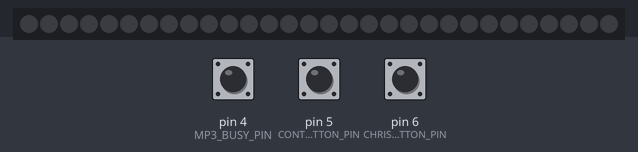
This sketch was run on a simulated Arduino Uno, built with avr-gcc and run on an emulated ATmega328P. Parts: 30 RGB LEDs in strip order, left to right. The test bench sets the inputs (shaded band); at power-on: pin 5 (CONTROL_BUTTON_PIN) HIGH, pin 6 (CHRISTMAS_BUTTON_PIN) HIGH, pin 4 (MP3_BUSY_PIN) HIGH. The local clock reads 2024-03-15 10:24:30 at power-on unless the sketch sets it; the audio player accepts every command and is not drawn.

Above: at 1.2 s.
1.3 s: pin 5 (CONTROL_BUTTON_PIN) pulled LOW for 0.15 s
2.0 s: pin 6 (CHRISTMAS_BUTTON_PIN) pulled LOW for 1 s
At 2.7 s:
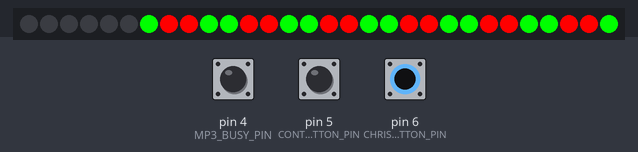
3.6 s: pin 5 (CONTROL_BUTTON_PIN) pulled LOW for 1 s
At 4.1 s:
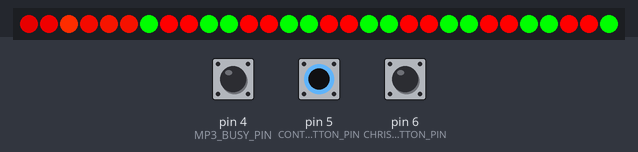
5.2 s: pin 6 (CHRISTMAS_BUTTON_PIN) pulled LOW for 1 s
At 14.85 s:
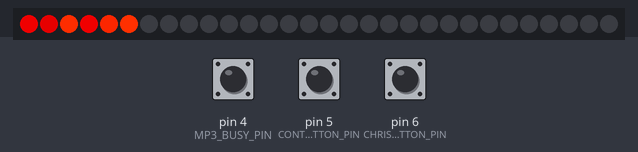

The sketch:

adventskalender.ino
```cpp
#include <DS3232RTC.h>      // https://github.com/JChristensen/DS3232RTC
#include <Streaming.h>      // http://arduiniana.org/libraries/streaming/
#include <JC_Button.h>      // https://github.com/JChristensen/JC_Button
#include <DFMiniMp3.h>      // https://github.com/Makuna/DFMiniMp3
#include <SoftwareSerial.h>
#include <WS2812FX.h>

#include "general.h"
#include "config.h"
#include "Mp3Notify.h"

SoftwareSerial mp3SoftwareSerial(MP3_SERIAL_RX, MP3_SERIAL_TX);
static DFMiniMp3<SoftwareSerial, Mp3Notify> mp3(mp3SoftwareSerial);
WS2812FX ws2812fx = WS2812FX(LED_STRIPE_COUNT, LED_STRIPE_PIN, NEO_GRB + NEO_KHZ800);
Button controlButton(CONTROL_BUTTON_PIN);
Button christmasButton(CHRISTMAS_BUTTON_PIN, 25, true, false);

static time_t actualTime;
static time_t lastClockTime;
static unsigned long treeLedStartTime = 0;
static bool treeLedActive = true;
static bool doorLastClosed = false; // startet quasi als offen dadurch reagiert es aufs erste öffnen nicht
static int lastNewYearTrack = 0; // 0 no was played -> default on button push

void setup()
{
    Serial.begin(115200);
    initRtc();
    initIos();
    initMp3();
    initLedStrip();
    // printTimeToSerial();
}

void initRtc()
{
    // setSyncProvider() causes the Time library to synchronize with the
    // external RTC by calling RTC.get() every five minutes by default.
    setSyncProvider(RTC.get);
    if (timeStatus() != timeSet)
    {
      //Serial << "RTC Sync FAIL!" << endl;
      Serial.println("RTC Sync FAIL");
    }
}

void initMp3()
{
    mp3.begin();
    mp3.setVolume(VOLUME);
}

void initIos()
{
    pinMode(LED_STRIPE_PIN, OUTPUT);
    controlButton.begin();
    christmasButton.begin();

    pinMode(MP3_BUSY_PIN, INPUT);

    #ifdef def_testLed
        pinMode(LED_BUILTIN, OUTPUT);
    #endif
}

void initLedStrip()
{
    ws2812fx.init();
    ws2812fx.setBrightness(255);


    deactivateChristmasLed();
    ws2812fx.start();
}

void loop()
{
    #ifdef def_setTime
    // if serial input set it as time
    // für setrtc reicht der speicherplatz nicht mehr. zum setzen der zeit ein extra sketch benutzen (in der DS3232RTC lib in den beispielen vorhanden)
    setRtcFromSerialLoop();
    #endif

    #ifdef def_printTimeLoop
    printTimeToSerial();
    #endif

    #ifndef def_setTime
    defaultLoop();

    #ifdef def_testLed
    if(christmasButton.wasReleased())
    {
        digitalWrite(LED_BUILTIN, true);
    }
    else
    {
        digitalWrite(LED_BUILTIN, false);
    }
    #endif
    #endif
}

void defaultLoop()
{
  actualTime = now();
  readButtonsLoop();
  mp3.loop();
  ws2812fx.service();
  controlButtonLoop();
  christmasDoorLoop();
  happyNewYearLoop();
  kuckucksUhrLoop();

  deactivateTreeLedAfterRunOut();
}

void setRtcFromSerialLoop()
{
  // als extra funktion braucht es mehr speicherplatz und ging net
  // input: yy,m,d,h,m,s, letztes komma sorgt dafür dass es gleich übernommen wird
  if (Serial.available() >= 12)
  {
    time_t t;
    tmElements_t tm;
    int y = Serial.parseInt();
    tm.Year = y2kYearToTm(y);
    tm.Month = Serial.parseInt();
    tm.Day = Serial.parseInt();
    tm.Hour = Serial.parseInt();
    tm.Minute = Serial.parseInt();
    tm.Second = Serial.parseInt();
    t = makeTime(tm);
    RTC.set(t);        // use the time_t value to ensure correct weekday is set
    setTime(t);
    printTimeToSerial();

    while (Serial.available() > 0) Serial.read();
  }
}

void readButtonsLoop()
{
    controlButton.read();
    christmasButton.read();
}

void controlButtonLoop()
{
    if(controlButton.wasReleased())
    {
      if(lastNewYearTrack > 0 && isNewYearDateArea()) {
          playNewYear(lastNewYearTrack);
      }
      else
      {
        playTrackOfTheDay();
      }
    }
}

void playTrackOfTheDay()
{
    int actualDay = day();

    if(month() == 12 && actualDay <= 24)
    {
        int dayTrackIndex = actualDay - 1;
        playMp3Track(dayTrackIndex + DAY_TRACK_START);
    }
    else
    {
        playMp3Track(OHTANNENBAUM_TRACK);
    }

    activateChristmasTreeLed();
}

void christmasDoorLoop()
{
    if(christmasButton.pressedFor(DOOR_REACTION_TIME) && doorLastClosed) // reed is open for LONG_PRESS time
    {
        onChristmasDoorOpend();
        doorLastClosed = false;
    } else if(christmasButton.releasedFor(DOOR_REACTION_TIME) && !doorLastClosed)
    {
        onChristmasDoorClosed();
        doorLastClosed = true;
    }
}

void onChristmasDoorOpend()
{
    playChristmasTrack();
    activateChristmasLed();
}

void onChristmasDoorClosed()
{
    deactivateChristmasLed();
}

void playChristmasTrack()
{
    if((month() == 12 && day() >= 24) || (month() == 1 && day() <= 6)) // es ist weihnachten oder danach soll es noch gehen bis 3 König
    {
        playMp3Track(CHRISTMAS_TRACK);
    } else {
        playMp3Track(NOTALLOWED_TRACK);
    }
}

void activateChristmasLed()
{
    // ws2812fx.setBrightness(255);
    // parameters: index, start, stop, mode, color, speed, reverse
    ws2812fx.setSegment(LED_STRIPE_CHRISTMAS_SEGMENT,
    LED_STRIPE_CHRISTMAS_SEGMENT_START,
    LED_STRIPE_CHRISTMAS_SEGMENT_START + LED_STRIPE_CHRISTMAS_SEGMENT_COUNT - 1,
    FX_MODE_FIRE_FLICKER,
    ORANGE,
    1000,
    false);
}

void deactivateChristmasLed()
{
    ws2812fx.setSegment(LED_STRIPE_CHRISTMAS_SEGMENT,
    LED_STRIPE_CHRISTMAS_SEGMENT_START,
    LED_STRIPE_CHRISTMAS_SEGMENT_START + LED_STRIPE_CHRISTMAS_SEGMENT_COUNT - 1,
    FX_MODE_STATIC,
    BLACK,
    1000,
    false);
}

void happyNewYearLoop()
{
    if(minute(actualTime) != minute(lastClockTime) || hour(actualTime) != hour(lastClockTime))
    {
      int newYearTrack = getNewYearTrack(); // ggf get newyear oder kuckuck track. ziel: net nochmal now auslösen, das immer nur einmal. ggf. now auch speichern.
      lastNewYearTrack = newYearTrack;
      if(newYearTrack > 0) {
          setLastClockTime();
          playNewYear(newYearTrack);
      }
    }
}

void playNewYear(int newYearTrack)
{
  activateNewYearTreeLed();
  playAdvertisementTrack(newYearTrack);
}

// -1 if not, else return the track
int getNewYearTrack()
{
    if(isNewYearDateArea() &&
        (minute(actualTime) == 0 || minute(actualTime) == 15 || minute(actualTime) == 30)) // only at this minutes its possible new year
    {
        int arraySize = sizeof(newYearTrackList) / sizeof(newYearTrackList[0]);
        for (int i = 0; i < arraySize; i++)
        {
            if(newYearTrackList[i].Day == day(actualTime) && newYearTrackList[i].Hour == hour(actualTime) && newYearTrackList[i].Minute == minute(actualTime))
            {
              return NEWYEAR_TRACKS_START + i;
            }
        }
    }

    return -1;
}

bool isNewYearDateArea()
{
  return ((day(actualTime) == 31 && month(actualTime) == 12) || (day(actualTime) == 1 && month(actualTime) == 1));
}

void activateNewYearTreeLed()
{
    setTreeLedActive();
    // parameters: index, start, stop, mode, color, speed, reverse
    ws2812fx.setSegment(LED_STRIPE_TREE_SEGMENT,
      LED_STRIPE_TREE_SEGMENT_START,
      LED_STRIPE_TREE_SEGMENT_START + LED_STRIPE_TREE_SEGMENT_COUNT - 1,
      FX_MODE_FIREWORKS_RANDOM,
      RED,
      1000,
      false);
}

void kuckucksUhrLoop()
{
    // da happy new year davor schon lastClockTime setzt ersetzt dies dann die kuckucksuhr
    if(minute(actualTime) == 0 && hour(actualTime) != hour(lastClockTime))
    {
        setLastClockTime();
        playAdvertisementTrack(CLOCK_TRACK);
        activateChristmasTreeLed();
    }
}

void setLastClockTime()
{
    lastClockTime = actualTime;
}

void activateChristmasTreeLed()
{
    setTreeLedActive();
    // ws2812fx.setBrightness(255);
    // parameters: index, start, stop, mode, color, speed, reverse
    ws2812fx.setSegment(LED_STRIPE_TREE_SEGMENT,
      LED_STRIPE_TREE_SEGMENT_START,
      LED_STRIPE_TREE_SEGMENT_START + LED_STRIPE_TREE_SEGMENT_COUNT - 1,
      FX_MODE_MERRY_CHRISTMAS,
      RED,
      1000,
      false);
}

void setTreeLedActive()
{
    treeLedActive = true;
    treeLedStartTime = millis();
}

void deactivateTreeLedAfterRunOut()
{
    if(treeLedActive && (treeLedStartTime + MIN_TREE_LED_TIME) < (millis()) && !isPlaying())
    {
        ws2812fx.setSegment(LED_STRIPE_TREE_SEGMENT,
          LED_STRIPE_TREE_SEGMENT_START,
          LED_STRIPE_TREE_SEGMENT_START + LED_STRIPE_TREE_SEGMENT_COUNT - 1,
          FX_MODE_STATIC,
          BLACK,
          1000,
          false);
        treeLedActive = false;
    }
}

void playAdvertisementTrack(int track)
{
    if(isPlaying())
    {
        //Serial << 'Play AdvertismentTrack ' << track << endl;
        mp3.playAdvertisement(track);
    }
    else
    {
        //Serial << 'Is not playing -> No Advertisment needed' << endl;
        playMp3Track(track);
    }
}

void playMp3Track(int track)
{
    //Serial << 'Play MP3Track ' << track << endl;
    mp3.playMp3FolderTrack(track);
}

bool isPlaying()
{
    return !digitalRead(MP3_BUSY_PIN);
}

void printTimeToSerial()
{
  static time_t tLast;
  time_t t = now();
  if (t != tLast)
  {
    tLast = t;

    // digital clock display of the time
    //Serial.print(hour());
    printNumber(hour());
    printColon();
    printNumber(minute());
    printColon();
    printNumber(second());
    Serial << endl;
  }
}

// spart speicher in extra funktion
void printColon()
{
  Serial << ":";
}

// spart speicher in extra funktion
void printNumber(int number)
{
    Serial << number;
}
```

Mp3Notify.h
```cpp
#ifndef MP3NOTIFY_H
#define MP3NOTIFY_H

#include "Arduino.h"

class Mp3Notify {
public:
  static void OnError(uint16_t errorCode) {
    // see DfMp3_Error for code meaning
    Serial.print("Com Error ");
    Serial.println(errorCode);
  }
  static void OnPlayFinished(uint16_t track) {
    Serial.print("Track beendet");
    Serial.println(track);
  }
  static void OnCardOnline(uint16_t code) {
    Serial.println("SD Karte online ");
  }
  static void OnCardInserted(uint16_t code) {
    Serial.println("SD Karte bereit ");
  }
  static void OnCardRemoved(uint16_t code) {
    Serial.println("SD Karte entfernt ");
  }
};

#endif
```

general.h
```cpp
#ifndef GENERAL_H
#define GENERAL_H

struct NewYearTrack
{
    // hour and minute and day in germany
    byte Day;
    byte Hour;
    byte Minute;
};

#endif
```

config.h
```cpp
#ifndef CONFIG_H
#define CONFIG_H

#include "Arduino.h"
#include "general.h"

//#define def_printTimeLoop // print time while on loop
//#define def_testLed
//#define def_setTime

#define MP3_SERIAL_RX 2
#define MP3_SERIAL_TX 3
#define MP3_BUSY_PIN 4
#define CONTROL_BUTTON_PIN 5
#define CHRISTMAS_BUTTON_PIN 6
#define LED_STRIPE_PIN 7
// Uhr an I2C -> SCL auf A5 - SDA auf A4
// LED_BUILTIN is pin 13 to test

#define VOLUME 25
#define MIN_TREE_LED_TIME 10000 // in ms

#define LED_STRIPE_COUNT 30
#define LED_STRIPE_CHRISTMAS_SEGMENT 0
#define LED_STRIPE_CHRISTMAS_SEGMENT_START 0
#define LED_STRIPE_CHRISTMAS_SEGMENT_COUNT 6 // das im türchen 24
#define LED_STRIPE_TREE_SEGMENT 1
#define LED_STRIPE_TREE_SEGMENT_START 6
#define LED_STRIPE_TREE_SEGMENT_COUNT 24 // das an der spitze

#define DAY_TRACK_START 1 // 24 daytracks needed
#define OHTANNENBAUM_TRACK 25
#define CLOCK_TRACK 26 // kuckucksuhr z.B.
#define CHRISTMAS_TRACK 27
#define NOTALLOWED_TRACK 28 // shame on you z.b.
#define NEWYEAR_TRACKS_START 29 // -> bis 66

const unsigned long DOOR_REACTION_TIME(500); // ms die der schalte braucht bis er die tür als geschlossen oder offen definiert

const NewYearTrack newYearTrackList[] =
{
    // https://www.timeanddate.de/countdown/neujahr-zeitzonen
    {31, 11, 0}, // Samoa und Weihnachtsinsel/Kiribati   	Kiritimati, Apia, Salelologa (Savai'i)
    {31, 11, 15}, // Chatham-Inseln/Neuseeland   Chatham-Inseln
    {31, 12, 0}, // Neuseeland mit Ausnahmen und 5 weitere	Auckland, Suva, Wellington, Nukuʻalofa
    {31, 13, 0}, // Kleines Gebiet in Russland und 6 weitere	Anadyr, Funafuti, Yaren, Tarawa, Majuro
    {31, 14, 0}, // Großteil von Australien und 8 weitere	Melbourne, Sydney, Canberra, Honiara
    {31, 14, 30}, // Kleines Gebiet in Australien	Adelaide, Broken Hill, Ceduna
    {31, 15, 0}, // Queensland/Australien und 6 weitere	Brisbane, Port Moresby, Hagåtña
    {31, 15, 30}, // Northern Territory/Australien	Darwin, Alice Springs, Tennant Creek
    {31, 16, 0}, // Japan, Südkorea und 5 weitere	Tokio, Seoul, Pjöngjang, Dili, Ngerulmud
    {31, 16, 15}, // Western Australia/Australien	Eucla
    {31, 17, 0}, // China, Philippinen und 10 weitere	Peking, Hongkong, Manila, Singapur
    {31, 18, 0}, // Großteil von Indonesien und 8 weitere	Jakarta, Bangkok, Hanoi, Phnom Penh
    {31, 18, 30}, // Myanmar und Kokosinseln	Rangun, Naypyidaw, Mandalay, Bantam
    {31, 19, 0}, // Bangladesch und 6 weitere	Dhaka, Almaty, Bischkek, Thimphu, Astana
    {31, 19, 15}, // Nepal	Kathmandu, Pokhara, Biratnagar, Dharan
    {31, 19, 30}, // Indien und Sri Lanka	Neu-Delhi, Mumbai, Kalkutta, Bangalore
    {31, 20, 0}, // Pakistan und 8 weitere	Taschkent, Islamabad, Lahore, Karatschi
    {31, 20, 30}, // Afghanistan	Kabul, Kandahar, Mazār-i Scharif, Herat
    {31, 21, 0}, // Aserbaidschan und 8 weitere	Dubai, Abu Dhabi, Muscat, Port Louis
    {31, 21, 30}, // Iran	Teheran, Rasht, Isfahãn, Maschhad, Täbris
    {31, 22, 0}, // Moskau/Russland und 22 weitere	Moskau, Ankara, Bagdad, Nairobi
    {31, 23, 0}, // Griechenland und 31 weitere	Kairo, Athen, Bukarest, Johannesburg
    {1, 0, 0}, // Deutschland und 46 weitere	Brüssel, Madrid, Paris, Rom, Algier
    {1, 1, 0}, // Großbritannien und 23 weitere	London, Dublin, Lissabon, Accra
    {1, 2, 0}, // Cabo Verde und 2 weitere	Praia, Ponta Delgada, Ittoqqortoormiit
    {1, 3, 0}, // Brasilien (manche Regionen) und Südgeorgien und die Südlichen Sandwichinseln	Rio de Janeiro, São Paulo, Brasília
    {1, 4, 0}, // Argentinien und 10 weitere	Buenos Aires, Santiago de Chile, Asunción
    {1, 4, 30}, // Neufundland und Labrador/Kanada	St. John's, Mary's Harbour
    {1, 5, 0}, // Einige Gebiete von Kanada und 28 weitere	Caracas, La Paz, San Juan, Santo Domingo
    {1, 6, 0}, // USA (manche Regionen) und 14 weitere	New York, Washington DC, Detroit, Havanna
    {1, 7, 0}, // USA (manche Regionen) und 9 weitere	Mexiko-Stadt, Chicago, Guatemala-Stadt
    {1, 8, 0}, // Einige Gebiete von USA und 2 weitere	Calgary, Denver, Edmonton, Phoenix
    {1, 9, 0}, // USA (manche Regionen) und 4 weitere	Los Angeles, San Francisco, Las Vegas
    {1, 10, 0}, // Alaska/USA und Französisch-Polynesien (manche Regionen)	Anchorage, Fairbanks, Juneau, Unalaska
    {1, 10, 30}, // Marquesas/Französisch-Polynesien	Taiohae
    {1, 11, 0}, //	Kleines Gebiet in USA und 2 weitere	Honolulu, Rarotonga, Adak, Papeete
    {1, 12, 0}, //	American Samoa und 2 weitere	Alofi, Midway, Pago Pago
    {1, 13, 0} // Großteil von US Minor Outlying Islands	Bakerinsel, Howlandinsel
};

#endif
```
